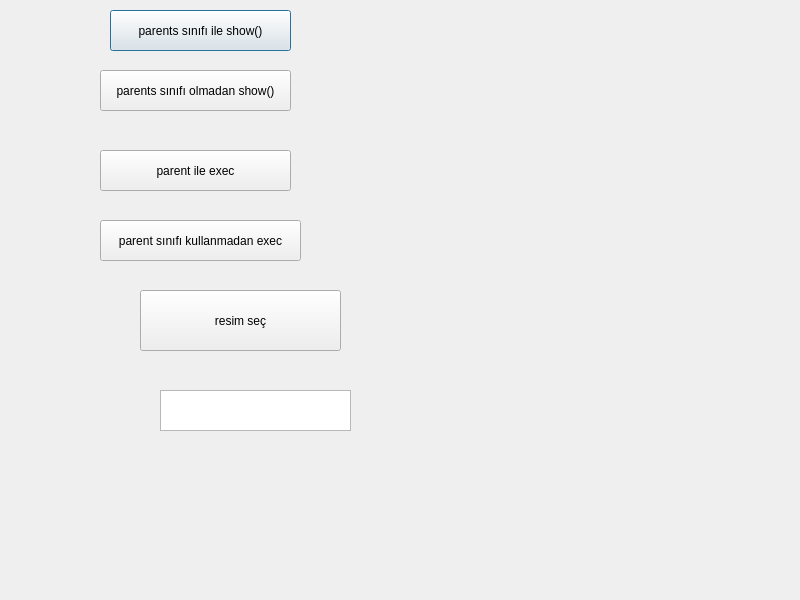
<?xml version="1.0" encoding="UTF-8"?>
<ui version="4.0">
 <class>Dialog</class>
 <widget class="QDialog" name="Dialog">
  <property name="geometry">
   <rect>
    <x>0</x>
    <y>0</y>
    <width>800</width>
    <height>600</height>
   </rect>
  </property>
  <property name="windowTitle">
   <string>Dialog</string>
  </property>
  <widget class="QPushButton" name="btnps">
   <property name="geometry">
    <rect>
     <x>110</x>
     <y>10</y>
     <width>181</width>
     <height>41</height>
    </rect>
   </property>
   <property name="text">
    <string>parents sınıfı ile show()</string>
   </property>
  </widget>
  <widget class="QPushButton" name="btn_nops">
   <property name="geometry">
    <rect>
     <x>100</x>
     <y>70</y>
     <width>191</width>
     <height>41</height>
    </rect>
   </property>
   <property name="text">
    <string>parents sınıfı olmadan show()</string>
   </property>
  </widget>
  <widget class="QPushButton" name="btn_pe">
   <property name="geometry">
    <rect>
     <x>100</x>
     <y>150</y>
     <width>191</width>
     <height>41</height>
    </rect>
   </property>
   <property name="text">
    <string>parent ile exec</string>
   </property>
  </widget>
  <widget class="QPushButton" name="btn_nope">
   <property name="geometry">
    <rect>
     <x>100</x>
     <y>220</y>
     <width>201</width>
     <height>41</height>
    </rect>
   </property>
   <property name="text">
    <string>parent sınıfı kullanmadan exec</string>
   </property>
  </widget>
  <widget class="QPushButton" name="btnresimsec">
   <property name="geometry">
    <rect>
     <x>140</x>
     <y>290</y>
     <width>201</width>
     <height>61</height>
    </rect>
   </property>
   <property name="text">
    <string>resim seç</string>
   </property>
  </widget>
  <widget class="QTextEdit" name="textEdit">
   <property name="geometry">
    <rect>
     <x>160</x>
     <y>390</y>
     <width>191</width>
     <height>41</height>
    </rect>
   </property>
  </widget>
 </widget>
 <resources/>
 <connections/>
</ui>
